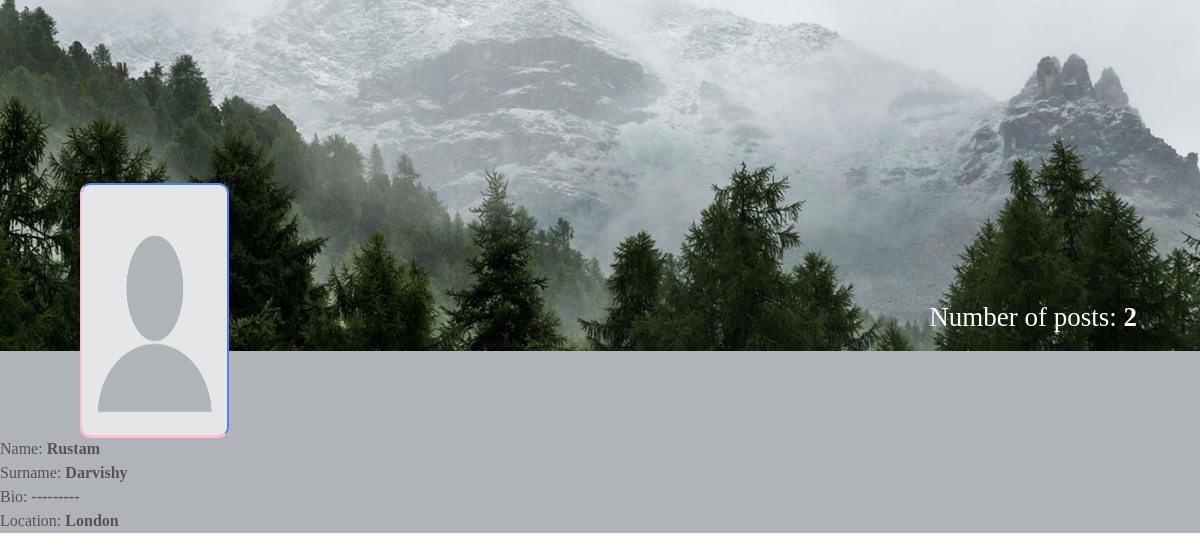
The app's page /profile/?user_pk=11 (signed in) with its own data.
### mainapp/models.py (models this page shows, shortened)
class Profile(models.Model):
    firstname = models.CharField(max_length=255)
    lastname = models.CharField(max_length=255)
    profile_picture = models.ImageField(upload_to='images/',
                                        validators=[
                                            validate_file_size, allowed_extention],
                                        null=True, blank=True)
    location = models.CharField(
        max_length=255, default='-', null=True, blank=True)
    bio = models.CharField(max_length=255, default='-', null=True, blank=True)
    user = models.ForeignKey(user, on_delete=models.CASCADE)

### mainapp/views.py (the view)
# urls.py: path('profile/', profile, name='another_profile'),
@login_required(login_url=login_url)
def profile(request):
    pk = request.GET.get('user_pk')
    user = User.objects.get(pk=pk)
    user_profile = Profile.objects.filter(user=user).first()
    post_number = Post.objects.filter(author=pk).count()
    context = {
        'user': user,
        'user_profile': user_profile,
        'post_number': post_number
    }
    if user == request.user:
        context["profile"] = Profile.objects.get(user=request.user)
        context["number_of_posts"] = Post.objects.filter(
            author=request.user).count()
        return render(request, 'profile.html', context)
    else:
        return render(request, 'another_profile.html', context)

### templates/another_profile.html (shortened to what this page needs)
{% load static %}
<!DOCTYPE html>
<html lang="en">
  <head>
    <link rel="stylesheet" href="{% static 'css/main.min.css' %}" />
    <link rel="stylesheet" href="{% static 'css/style.css' %}" />
    <link rel="stylesheet" href="{% static 'css/color.css' %}" />
    <link rel="stylesheet" href="{% static 'css/responsive.css' %}" />
  </head>
  <body>
    <section>
      <div class="feature-photo">
        <figure>
          <img src="{% static 'images/profile-background.jpg' %}" alt="" />
        </figure>
         <form>
          <div class="add-btn">
            <span style="color: white; font-size: 27px; margin-right: 700px"
              ><b
                ><u><a href="/main/">Home</a></u></b
              ></span
            >
            <span style="color: white; font-size: 27px"
              >Number of posts:  <b>{{post_number}}</b></span>
          </div>
        </form enctype="multipart/form-data">
        <div class="container-fluid">
          <div class="row merged">
            <div class="col-lg-2 col-sm-3">
              <div class="user-avatar">
                <figure>
                  {% if user_profile.profile_picture %}
                  <img
                    src="{{user_profile.profile_picture.url}}"
                    style="height: 250px; width: 100%"
                    alt="">
                  {% else %}
                  <img
                    src="{% static 'images/blank-profile-picture.png' %}"
                    style="height: 250px; width: 100%"
                    alt="">
                  {% endif %}
                </figure>
              </div>
            </div>
            <div class="col-lg-10 col-sm-9">
              <div class="timeline-info">
                <ul>
                  <li class="admin-name">
                  </li>
                </ul>
              </div>
            </div>
          </div>
        </div>
      </div>
    </section>
    <div>
    <span class="block capitalize font-semibold">Name:   <b>{{user_profile.firstname}}</b></span>
    </div>
    <div>
    <span class="block capitalize font-semibold">Surname:   <b>{{user_profile.lastname}}</b></span>
    </div>
    <div>
    <span class="block capitalize font-semibold">Bio:   <b>{{user_profile.bio}}</b></span>
    </div>
    <div>
    <span class="block capitalize font-semibold">Location:   <b>{{user_profile.location}}</b></span>
    </div>
  </body>
</html>

### static/css/responsive.css (style rules this page uses)
@media screen and (max-width: 1281px) and (min-width: 1024px) { .timeline-info { line-height: 51px; } }
@media screen and (max-width: 1281px) and (min-width: 1024px) { .user-avatar { width: 80.2% } }

### records on screen
Profile: firstname "Rustam", lastname "Darvishy", bio "---------", location "London"

### other values on screen
{{ post_number }} "2"
